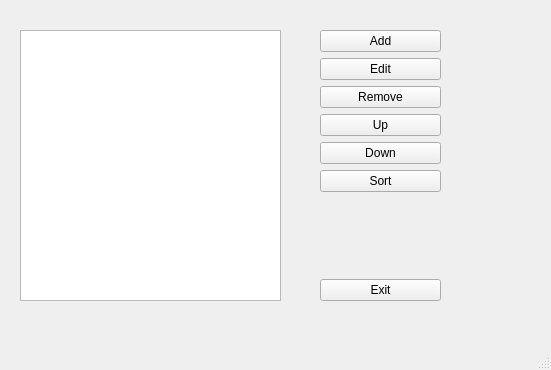
<?xml version="1.0" encoding="UTF-8"?>
<ui version="4.0">
 <class>MainWindow</class>
 <widget class="QMainWindow" name="MainWindow">
  <property name="geometry">
   <rect>
    <x>0</x>
    <y>0</y>
    <width>551</width>
    <height>370</height>
   </rect>
  </property>
  <property name="windowTitle">
   <string>MainWindow</string>
  </property>
  <widget class="QWidget" name="centralwidget">
   <widget class="QListView" name="listItems">
    <property name="geometry">
     <rect>
      <x>20</x>
      <y>30</y>
      <width>261</width>
      <height>271</height>
     </rect>
    </property>
   </widget>
   <widget class="QWidget" name="">
    <property name="geometry">
     <rect>
      <x>320</x>
      <y>30</y>
      <width>121</width>
      <height>271</height>
     </rect>
    </property>
    <layout class="QVBoxLayout" name="verticalLayout">
     <item>
      <widget class="QPushButton" name="btnAdd">
       <property name="text">
        <string>Add</string>
       </property>
      </widget>
     </item>
     <item>
      <widget class="QPushButton" name="btnEdit">
       <property name="text">
        <string>Edit</string>
       </property>
      </widget>
     </item>
     <item>
      <widget class="QPushButton" name="btnRemove">
       <property name="text">
        <string>Remove</string>
       </property>
      </widget>
     </item>
     <item>
      <widget class="QPushButton" name="btnUp">
       <property name="text">
        <string>Up</string>
       </property>
      </widget>
     </item>
     <item>
      <widget class="QPushButton" name="btnDown">
       <property name="text">
        <string>Down</string>
       </property>
      </widget>
     </item>
     <item>
      <widget class="QPushButton" name="btnSort">
       <property name="text">
        <string>Sort</string>
       </property>
      </widget>
     </item>
     <item>
      <spacer name="verticalSpacer">
       <property name="orientation">
        <enum>Qt::Vertical</enum>
       </property>
       <property name="sizeHint" stdset="0">
        <size>
         <width>20</width>
         <height>40</height>
        </size>
       </property>
      </spacer>
     </item>
     <item>
      <widget class="QPushButton" name="btnExit">
       <property name="text">
        <string>Exit</string>
       </property>
      </widget>
     </item>
    </layout>
   </widget>
  </widget>
  <widget class="QMenuBar" name="menubar">
   <property name="geometry">
    <rect>
     <x>0</x>
     <y>0</y>
     <width>551</width>
     <height>21</height>
    </rect>
   </property>
  </widget>
  <widget class="QStatusBar" name="statusbar"/>
 </widget>
 <resources/>
 <connections/>
</ui>
